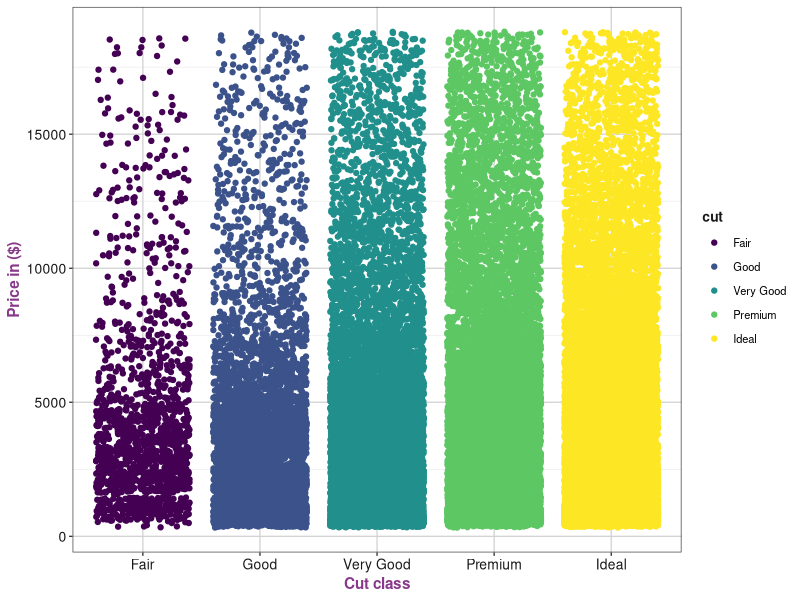

Recreate this plot in R.
## ---- chunk 1
library(ggplot2)

#make plots nicer
# R-Ladies ggplot2 theme from Samantha Tyner

r_ladies_theme <- function(base_size){
  theme_bw(base_size) %+replace%
    theme(axis.text = element_text(colour = "#181818"),
          axis.title = element_text(face = "bold", 
              colour = "#88398A", size = rel(1.1)),
          plot.title = element_text(face = "bold", size = rel(1.4),
                                    colour = "#181818",
                                    margin = margin(t = 0, r = 0, b = 6.6,
                                                    l = 0, unit = "pt")),
          legend.title = element_text(face = "bold", colour = "#181818"),
          panel.grid.major = element_line(color = "#D3D3D3"))
}

theme_set(r_ladies_theme(base_size = 10))

## ---- chunk 2

ggplot(diamonds, aes(cut, price, color = cut))+
  geom_jitter()+
  ylab('Price in ($)')+
  xlab('Cut class')

## ---- chunk 3

knitr::kable(head(diamonds), format = "latex", 
  caption = "Just the first rows of the dataset diamonds")

